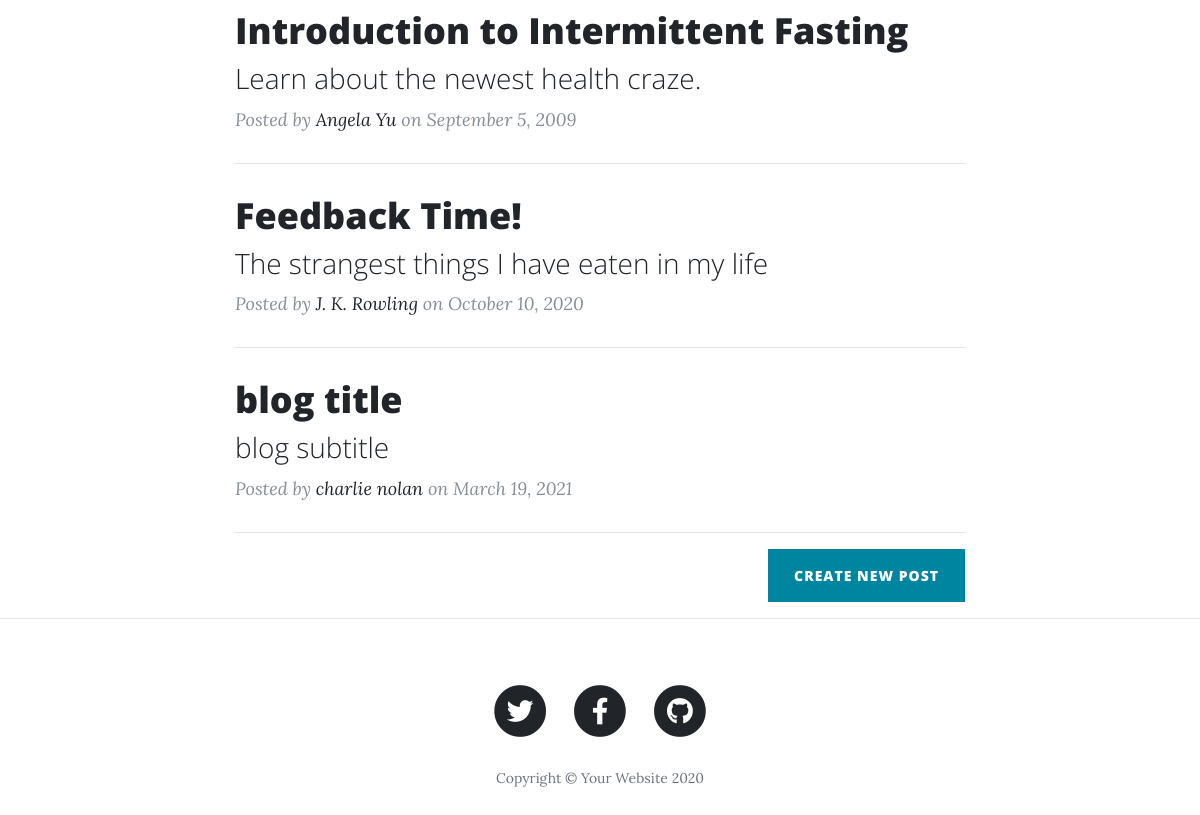
Before: / (lower part) with the older database file.
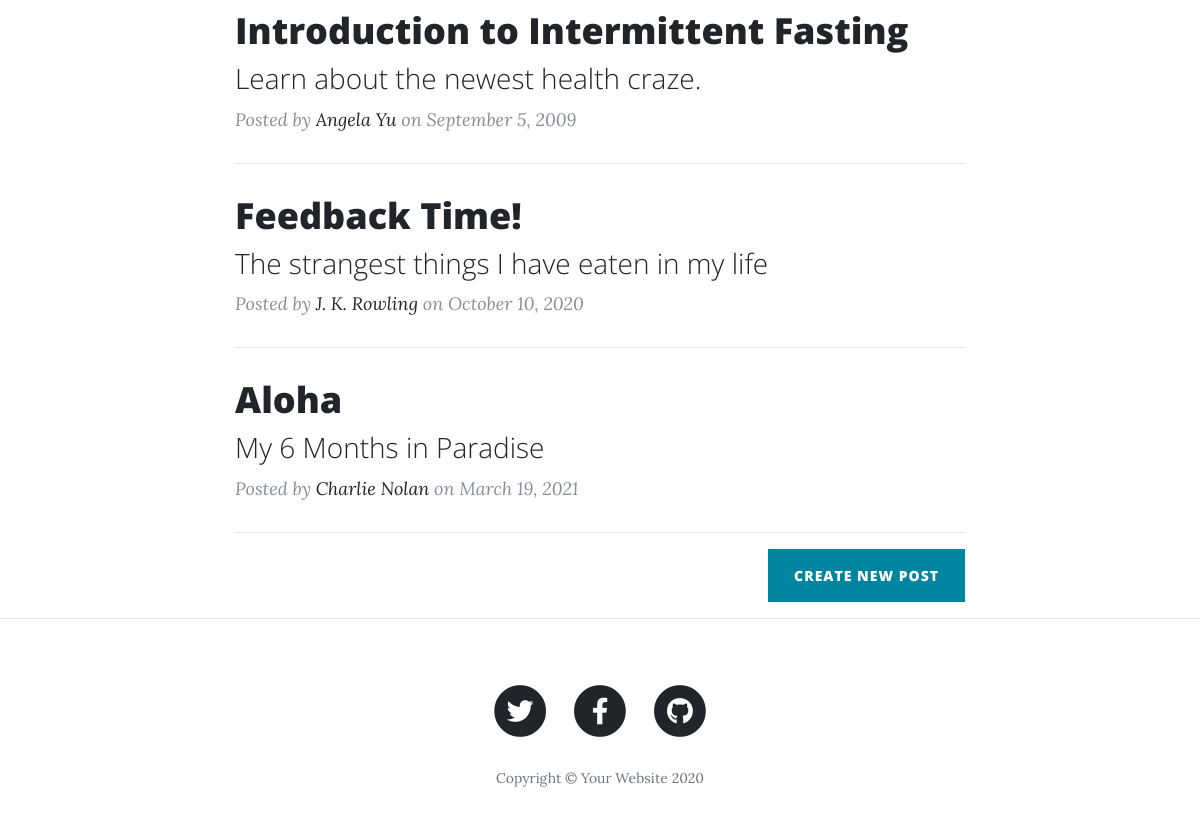
After: the same page with the newer database file.
### main.py (models this page shows)
class BlogPost(db.Model):
    id = db.Column(db.Integer, primary_key=True)
    title = db.Column(db.String(250), unique=True, nullable=False)
    subtitle = db.Column(db.String(250), nullable=False)
    date = db.Column(db.String(250), nullable=False)
    body = db.Column(db.Text, nullable=False)
    author = db.Column(db.String(250), nullable=False)
    img_url = db.Column(db.String(250), nullable=False)

### main.py (the view)
@app.route('/')
def get_all_posts():
    posts = BlogPost.query.all()
    return render_template("index.html", all_posts=posts)

### templates/index.html (shortened to what this page needs)
{% include "header.html" %}
  <div class="container">
    <div class="row">
      <div class="col-lg-8 col-md-10 mx-auto">
        {% for post in all_posts %}
        <div class="post-preview">
          <a href="{{ url_for('show_post', post_id=post.id) }}">
            <h2 class="post-title">
              {{post.title}}
            </h2>
            <h3 class="post-subtitle">
              {{post.subtitle}}
            </h3>
          </a>
          <p class="post-meta">Posted by
            <a href="#">{{post.author}}</a>
            on {{post.date}}</p>
        </div>
        <hr>
        {% endfor %}
        <div class="clearfix">
          <a class="btn btn-primary float-right" href="{{url_for('add_new_post')}}">Create New Post</a>
        </div>
      </div>
    </div>
  </div>
  <hr>
{% include "footer.html" %}

Changed rows visible on the page:
changed BlogPost: title "blog title" → "Aloha"; subtitle "blog subtitle" → "My 6 Months in Paradise"; author "charlie nolan" → "Charlie Nolan"
